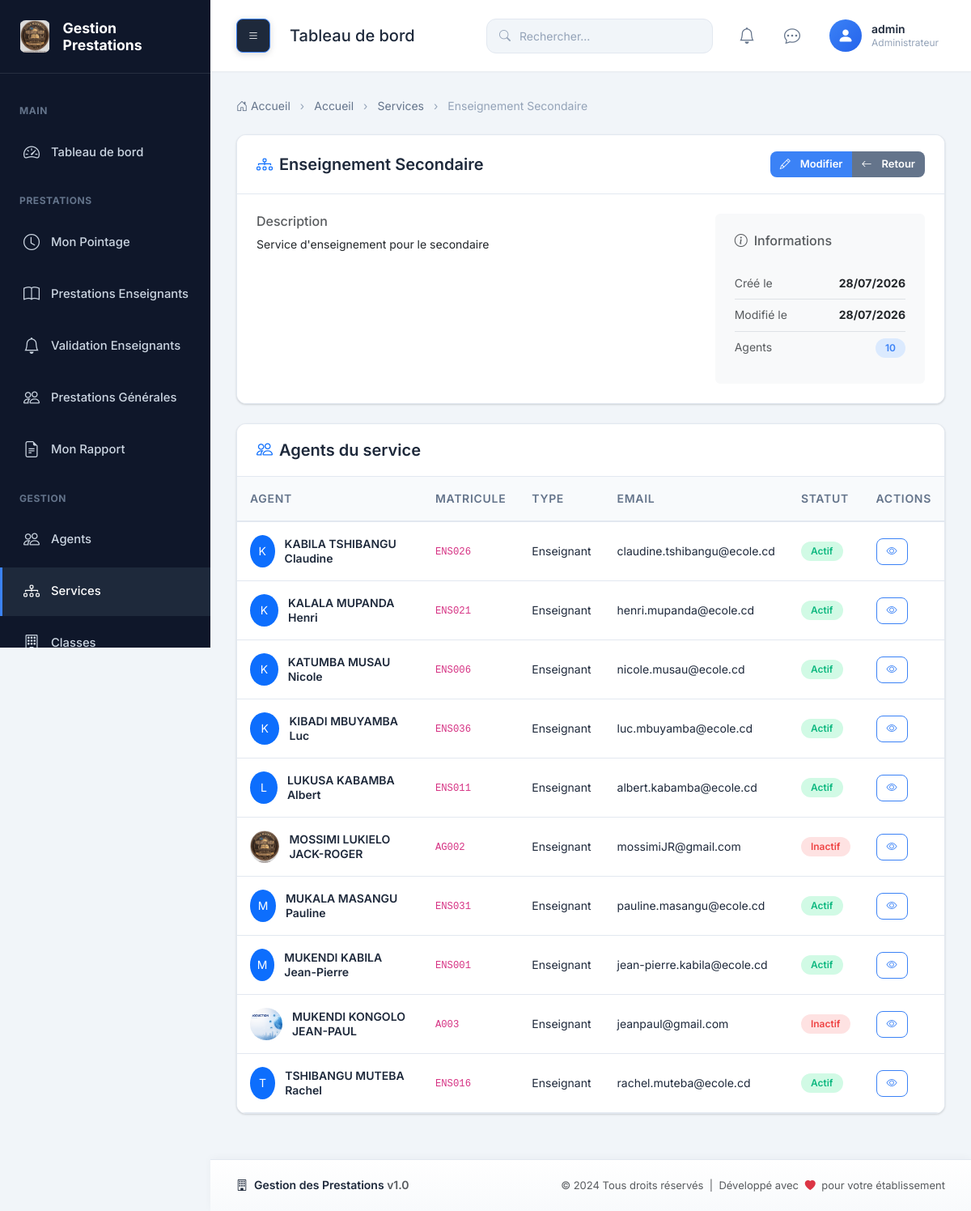
The page /services/3/ (signed in) on the database its author committed.
### prestation/models.py (models this page shows, shortened)
class Utilisateur(models.Model):
    ROLE_CHOICES = (
        ('ADMIN', 'Administrateur'),
        ('SECRETAIRE', 'Secrétaire'),
        ('ENSEIGNANT', 'Enseignant'),
        ('AGENT', 'Agent'),
    )
    user = models.OneToOneField(
        User,
        on_delete=models.CASCADE,
        related_name='utilisateur'
    )
    agent = models.OneToOneField(
        'Agent',
        on_delete=models.CASCADE,
        related_name='utilisateur'
    )
    role = models.CharField(
        max_length=20,
        choices=ROLE_CHOICES
    )
    created_at = models.DateTimeField(auto_now_add=True)
    updated_at = models.DateTimeField(auto_now=True)
    must_change_password = models.BooleanField(
        default=True,
        help_text='Indique si l\'utilisateur doit changer son mot de passe à la prochaine connexion'
    )
    mot_de_passe_temporaire = models.CharField(
        max_length=100,
        blank=True,
        default='',
        help_text='Mot de passe temporaire visible par l\'administrateur (effacé après changement par l\'utilisateur)'
    )
    two_factor_secret = models.CharField(
        max_length=64,
        blank=True,
        default='',
        help_text='Clé secrète pour Google Authenticator (2FA)'
    )
    two_factor_enabled = models.BooleanField(
        default=False,
        help_text='Indique si le 2FA est activé pour cet utilisateur'
    )
    class Meta:
        ordering = ['user__username']
        verbose_name = 'Utilisateur'
        verbose_name_plural = 'Utilisateurs'
        indexes = [
            models.Index(fields=['role']),
        ]

class Service(models.Model):
    nom = models.CharField(max_length=100, unique=True)
    description = models.TextField(blank=True)
    created_at = models.DateTimeField(auto_now_add=True)
    updated_at = models.DateTimeField(auto_now=True)
    class Meta:
        ordering = ['nom']
        verbose_name = 'Service'
        verbose_name_plural = 'Services'
        indexes = [
            models.Index(fields=['nom']),
        ]

class Agent(models.Model):
    SEXE_CHOICES = (
        ('M', 'Masculin'),
        ('F', 'Féminin'),
    )
    TYPE_AGENT = (
        ('ENSEIGNANT', 'Enseignant'),
        ('ADMINISTRATIF', 'Administratif'),
        ('DISCIPLINE', 'Préfet de discipline'),
    )
    matricule_validator = RegexValidator(
        regex=r'^[A-Z0-9]{3,20}$',
        message='Le matricule doit contenir 3 à 20 caractères alphanumériques en majuscules.'
    )
    phone_validator = RegexValidator(
        regex=r'^\+?[\d\s\-\(\)]{8,20}$',
        message='Numéro de téléphone invalide. Format attendu: +243 81 234 5678'
    )
    matricule = models.CharField(
        max_length=20,
        unique=True,
        validators=[matricule_validator]
    )
    nom = models.CharField(max_length=100)
    postnom = models.CharField(max_length=100)
    prenom = models.CharField(max_length=100)
    sexe = models.CharField(max_length=10, choices=SEXE_CHOICES)
    telephone = models.CharField(
        max_length=30,
        validators=[phone_validator]
    )
    email = models.EmailField()
    adresse = models.CharField(max_length=255)
    photo = models.ImageField(upload_to='agents/', blank=True, null=True)
    type_agent = models.CharField(
        max_length=20,
        choices=TYPE_AGENT
    )
    etat = models.BooleanField(default=True)
    service = models.ForeignKey(
        Service,
        on_delete=models.PROTECT,
        related_name="agents"
    )
    date_naissance = models.DateField(null=True, blank=True)
    lieu_naissance = models.CharField(max_length=100, blank=True)
    nationalite = models.CharField(max_length=50, default='Congolaise')
    province_origine = models.CharField(max_length=100, blank=True)
    territoire_origine = models.CharField(max_length=100, blank=True)
    secteur = models.CharField(max_length=100, blank=True)
    groupement = models.CharField(max_length=100, blank=True)
    village_origine = models.CharField(max_length=100, blank=True)
    created_at = models.DateTimeField(auto_now_add=True)
    updated_at = models.DateTimeField(auto_now=True)
    class Meta:
        ordering = ['nom', 'postnom', 'prenom']
        verbose_name = 'Agent'
        verbose_name_plural = 'Agents'
        indexes = [
            models.Index(fields=['matricule']),
            models.Index(fields=['type_agent']),
            models.Index(fields=['service']),
        ]
        constraints = [
            models.UniqueConstraint(
                fields=['email'],
                name='unique_agent_email'
            ),
        ]
    def nom_complet(self):
        return f"{self.nom} {self.postnom} {self.prenom}"

### prestation/views.py (the view)
# urls.py: path('services/<int:service_id>/', views.service_show, name='service_show'),
@login_required
def service_show(request, service_id):
    return render(request, 'services/show.html', {'service': get_object_or_404(Service, pk=service_id)})

### prestation/templates/services/show.html (shortened to what this page needs)
{% extends 'base.html' %}
{% load static %}
{% block breadcrumb %}
<li class="breadcrumb-item"><a href="{% url 'dashboard' %}">Accueil</a></li>
<li class="breadcrumb-item"><a href="{% url 'services' %}">Services</a></li>
<li class="breadcrumb-item active" aria-current="page">{{ service.nom }}</li>
{% endblock %}
{% block content %}
<div class="row">
    <div class="col-lg-12">
        <div class="card mb-4">
            <div class="card-header d-flex justify-content-between align-items-center">
                <h5 class="mb-0">
                    <i class="bi bi-diagram-3 me-2 text-primary"></i>{{ service.nom }}
                </h5>
                <div class="btn-group">
                    <a href="{% url 'service_edit' service.id %}" class="btn btn-primary btn-sm">
                        <i class="bi bi-pencil me-1"></i>Modifier
                    </a>
                    <a href="{% url 'services' %}" class="btn btn-secondary btn-sm">
                        <i class="bi bi-arrow-left me-1"></i>Retour
                    </a>
                </div>
            </div>
            <div class="card-body">
                <div class="row">
                    <div class="col-md-8">
                        <h6 class="text-muted mb-2">Description</h6>
                        <p>{{ service.description|default:"Aucune description fournie" }}</p>
                    </div>
                    <div class="col-md-4">
                        <div class="bg-light p-4 rounded">
                            <h6 class="text-muted mb-3"><i class="bi bi-info-circle me-2"></i>Informations</h6>
                            <div class="d-flex justify-content-between py-2 border-bottom">
                                <span class="text-muted">Créé le</span>
                                <strong>{{ service.created_at|date:"d/m/Y" }}</strong>
                            </div>
                            <div class="d-flex justify-content-between py-2 border-bottom">
                                <span class="text-muted">Modifié le</span>
                                <strong>{{ service.updated_at|date:"d/m/Y" }}</strong>
                            </div>
                            <div class="d-flex justify-content-between py-2">
                                <span class="text-muted">Agents</span>
                                <strong><span class="badge badge-primary">{{ service.agents.count }}</span></strong>
                            </div>
                        </div>
                    </div>
                </div>
            </div>
        </div>
        <div class="card">
            <div class="card-header">
                <h5 class="mb-0">
                    <i class="bi bi-people me-2 text-primary"></i>Agents du service
                </h5>
            </div>
            <div class="card-body p-0">
                <div class="table-responsive">
                    <table class="table table-hover mb-0">
                        <thead>
                            <tr>
                                <th>Agent</th>
                                <th>Matricule</th>
                                <th>Type</th>
                                <th>Email</th>
                                <th>Statut</th>
                                <th>Actions</th>
                            </tr>
                        </thead>
                        <tbody>
                            {% for agent in service.agents.all %}
                            <tr>
                                <td>
                                    <div class="user-info">
                                        {% if agent.photo %}
                                            <img src="{{ agent.photo.url }}" alt="" class="avatar">
                                        {% else %}
                                            <div class="rounded-circle bg-primary text-white d-flex align-items-center justify-content-center" style="width: 40px; height: 40px;">
                                                {{ agent.nom|first|upper }}
                                            </div>
                                        {% endif %}
                                        <div>
                                            <div class="name">{{ agent.nom_complet }}</div>
                                        </div>
                                    </div>
                                </td>
                                <td><code>{{ agent.matricule }}</code></td>
                                <td>{{ agent.get_type_agent_display }}</td>
                                <td>{{ agent.email }}</td>
                                <td>
                                    <span class="badge badge-{% if agent.etat %}success{% else %}danger{% endif %}">
                                        {% if agent.etat %}Actif{% else %}Inactif{% endif %}
                                    </span>
                                </td>
                                <td>
                                    <a href="{% url 'agent_show' agent.id %}" class="btn btn-sm btn-outline">
                                        <i class="bi bi-eye"></i>
                                    </a>
                                </td>
                            </tr>
                            {% empty %}
                            <tr>
                                <td colspan="6" class="text-center py-4 text-muted">
                                    Aucun personnel dans ce service
                                </td>
                            </tr>
                            {% endfor %}
                        </tbody>
                    </table>
                </div>
            </div>
        </div>
    </div>
</div>
{% endblock %}

### prestation/templates/components/navbar.html (shortened to what this page needs)
{% load static %}
<nav class="navbar">
    <div class="navbar-left">
        <button class="navbar-toggle-desktop" id="sidebarToggle" title="Afficher/masquer le menu">
            <i class="bi bi-list"></i>
        </button>
        <h5 class="mb-0">{% block page_title %}Tableau de bord{% endblock %}</h5>
    </div>
    <div class="navbar-right">
        <div class="navbar-search">
            <i class="bi bi-search"></i>
            <input type="text" class="form-control" placeholder="Rechercher...">
        </div>
        <div class="navbar-actions">
            <a href="{% url 'notifications' %}" class="navbar-action" title="Notifications">
                <i class="bi bi-bell"></i>
            </a>
            <a href="{% url 'messages' %}" class="navbar-action" title="Messages">
                <i class="bi bi-chat-dots"></i>
            </a>
            <div class="navbar-user" id="userDropdown">
                {% if user.utilisateur.agent.photo %}
                    <img src="{{ user.utilisateur.agent.photo.url }}" alt="{{ user.username }}">
                {% else %}
                    <div class="navbar-user-avatar">
                        <i class="bi bi-person-fill"></i>
                    </div>
                {% endif %}
                <div class="navbar-user-info">
                    <div class="navbar-user-name">{{ user.username }}</div>
                    <div class="navbar-user-role">{{ user.utilisateur.get_role_display }}</div>
                </div>
            </div>
        </div>
    </div>
</nav>

### rows shown on the page
Service: nom "Enseignement Secondaire", description "Service d'enseignement pour le secondaire", created_at "28/07/2026", updated_at "28/07/2026", agents.count "10"
Agent: nom|first "K", nom_complet "KABILA TSHIBANGU Claudine", matricule "ENS026", type_agent "Enseignant", email "claudine.tshibangu@ecole.cd", etat "Actif"
Agent: nom|first "K", nom_complet "KALALA MUPANDA Henri", matricule "ENS021", type_agent "Enseignant", email "henri.mupanda@ecole.cd", etat "Actif"
Agent: nom|first "K", nom_complet "KATUMBA MUSAU Nicole", matricule "ENS006", type_agent "Enseignant", email "nicole.musau@ecole.cd", etat "Actif"
Agent: nom|first "K", nom_complet "KIBADI MBUYAMBA Luc", matricule "ENS036", type_agent "Enseignant", email "luc.mbuyamba@ecole.cd", etat "Actif"
Agent: nom|first "L", nom_complet "LUKUSA KABAMBA Albert", matricule "ENS011", type_agent "Enseignant", email "albert.kabamba@ecole.cd", etat "Actif"
Agent: photo (picture), nom_complet "MOSSIMI LUKIELO JACK-ROGER", matricule "AG002", type_agent "Enseignant", email "mossimiJR@gmail.com", etat "Inactif"
Agent: nom|first "M", nom_complet "MUKALA MASANGU Pauline", matricule "ENS031", type_agent "Enseignant", email "pauline.masangu@ecole.cd", etat "Actif"
Agent: nom|first "M", nom_complet "MUKENDI KABILA Jean-Pierre", matricule "ENS001", type_agent "Enseignant", email "jean-pierre.kabila@ecole.cd", etat "Actif"
Agent: photo (picture), nom_complet "MUKENDI KONGOLO JEAN-PAUL", matricule "A003", type_agent "Enseignant", email "jeanpaul@gmail.com", etat "Inactif"
Agent: nom|first "T", nom_complet "TSHIBANGU MUTEBA Rachel", matricule "ENS016", type_agent "Enseignant", email "rachel.muteba@ecole.cd", etat "Actif"

### other values the page prints
{{ user.username }} "admin"
{{ user.utilisateur.get_role_display }} "Administrateur"
